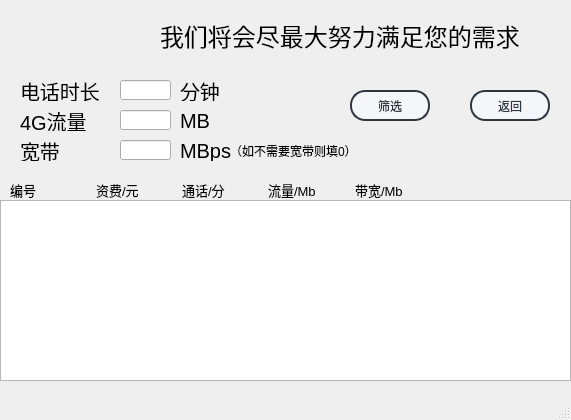
<?xml version="1.0" encoding="UTF-8"?>
<ui version="4.0">
 <class>user_filter</class>
 <widget class="QMainWindow" name="user_filter">
  <property name="geometry">
   <rect>
    <x>0</x>
    <y>0</y>
    <width>571</width>
    <height>420</height>
   </rect>
  </property>
  <property name="windowTitle">
   <string>用户选择的套餐</string>
  </property>
  <widget class="QWidget" name="centralwidget">
   <widget class="QPushButton" name="pushButton_back">
    <property name="geometry">
     <rect>
      <x>470</x>
      <y>90</y>
      <width>80</width>
      <height>31</height>
     </rect>
    </property>
    <property name="styleSheet">
     <string notr="true">QPushButton{
	font: 10pt &quot;微软雅黑&quot;;
    color: #2f3640;
    background-color: #f5f6fa;
    border-color: #2f3640;
    border-radius: 15px;
    border-style: solid;
    border-width: 2px;
    padding: 5px;
}

/**鼠标停留在按钮上的样式**/
QPushButton::hover{	
    color: #FFFFFF;
    background-color: #718093;
    border-color: #2f3640;
}

/**鼠标按压下去的样式**/
QPushButton::pressed,QPushButton::checked{
    color: #FFFFFF;
    background-color: qlineargradient(spread:pad, x1:0, y1:0, x2:0, y2:1, stop:0 #273c75, stop:1 #487eb0);
}</string>
    </property>
    <property name="text">
     <string>返回</string>
    </property>
   </widget>
   <widget class="QLineEdit" name="lineEdit_band">
    <property name="geometry">
     <rect>
      <x>120</x>
      <y>140</y>
      <width>51</width>
      <height>20</height>
     </rect>
    </property>
   </widget>
   <widget class="QLabel" name="label_3">
    <property name="geometry">
     <rect>
      <x>20</x>
      <y>80</y>
      <width>91</width>
      <height>21</height>
     </rect>
    </property>
    <property name="font">
     <font>
      <pointsize>15</pointsize>
     </font>
    </property>
    <property name="text">
     <string>电话时长</string>
    </property>
   </widget>
   <widget class="QLabel" name="label_5">
    <property name="geometry">
     <rect>
      <x>20</x>
      <y>140</y>
      <width>81</width>
      <height>21</height>
     </rect>
    </property>
    <property name="font">
     <font>
      <pointsize>15</pointsize>
     </font>
    </property>
    <property name="text">
     <string>宽带</string>
    </property>
   </widget>
   <widget class="QLabel" name="label_4">
    <property name="geometry">
     <rect>
      <x>20</x>
      <y>110</y>
      <width>81</width>
      <height>21</height>
     </rect>
    </property>
    <property name="font">
     <font>
      <pointsize>15</pointsize>
     </font>
    </property>
    <property name="text">
     <string>4G流量</string>
    </property>
   </widget>
   <widget class="QLabel" name="label_7">
    <property name="geometry">
     <rect>
      <x>180</x>
      <y>110</y>
      <width>51</width>
      <height>21</height>
     </rect>
    </property>
    <property name="font">
     <font>
      <pointsize>15</pointsize>
     </font>
    </property>
    <property name="text">
     <string>MB</string>
    </property>
   </widget>
   <widget class="QLineEdit" name="lineEdit_traffic">
    <property name="geometry">
     <rect>
      <x>120</x>
      <y>110</y>
      <width>51</width>
      <height>20</height>
     </rect>
    </property>
   </widget>
   <widget class="QLabel" name="label_8">
    <property name="geometry">
     <rect>
      <x>180</x>
      <y>140</y>
      <width>61</width>
      <height>21</height>
     </rect>
    </property>
    <property name="font">
     <font>
      <pointsize>15</pointsize>
     </font>
    </property>
    <property name="text">
     <string>MBps</string>
    </property>
   </widget>
   <widget class="QLabel" name="label_9">
    <property name="geometry">
     <rect>
      <x>230</x>
      <y>140</y>
      <width>121</width>
      <height>21</height>
     </rect>
    </property>
    <property name="text">
     <string>（如不需要宽带则填0）</string>
    </property>
   </widget>
   <widget class="QLineEdit" name="lineEdit_duration">
    <property name="geometry">
     <rect>
      <x>120</x>
      <y>80</y>
      <width>51</width>
      <height>20</height>
     </rect>
    </property>
   </widget>
   <widget class="QLabel" name="label_6">
    <property name="geometry">
     <rect>
      <x>180</x>
      <y>80</y>
      <width>51</width>
      <height>21</height>
     </rect>
    </property>
    <property name="font">
     <font>
      <pointsize>15</pointsize>
     </font>
    </property>
    <property name="text">
     <string>分钟</string>
    </property>
   </widget>
   <widget class="QPushButton" name="pushButton_confirm">
    <property name="geometry">
     <rect>
      <x>350</x>
      <y>90</y>
      <width>80</width>
      <height>31</height>
     </rect>
    </property>
    <property name="styleSheet">
     <string notr="true">QPushButton{
	font: 10pt &quot;微软雅黑&quot;;
    color: #2f3640;
    background-color: #f5f6fa;
    border-color: #2f3640;
    border-radius: 15px;
    border-style: solid;
    border-width: 2px;
    padding: 5px;
}

/**鼠标停留在按钮上的样式**/
QPushButton::hover{	
    color: #FFFFFF;
    background-color: #718093;
    border-color: #2f3640;
}

/**鼠标按压下去的样式**/
QPushButton::pressed,QPushButton::checked{
    color: #FFFFFF;
    background-color: qlineargradient(spread:pad, x1:0, y1:0, x2:0, y2:1, stop:0 #273c75, stop:1 #487eb0);
}</string>
    </property>
    <property name="text">
     <string>筛选</string>
    </property>
   </widget>
   <widget class="QListWidget" name="listWidget">
    <property name="geometry">
     <rect>
      <x>0</x>
      <y>200</y>
      <width>571</width>
      <height>181</height>
     </rect>
    </property>
    <property name="styleSheet">
     <string notr="true">border-image: url(:/user_fliter2.png);</string>
    </property>
   </widget>
   <widget class="QLabel" name="label">
    <property name="geometry">
     <rect>
      <x>-10</x>
      <y>-10</y>
      <width>171</width>
      <height>91</height>
     </rect>
    </property>
    <property name="styleSheet">
     <string notr="true">border-image: url(:/logo_trans.png);
</string>
    </property>
    <property name="text">
     <string/>
    </property>
   </widget>
   <widget class="QLabel" name="label_2">
    <property name="geometry">
     <rect>
      <x>0</x>
      <y>0</y>
      <width>571</width>
      <height>211</height>
     </rect>
    </property>
    <property name="styleSheet">
     <string notr="true">border-image: url(:/user_fliter1.png);</string>
    </property>
    <property name="text">
     <string/>
    </property>
   </widget>
   <widget class="QLabel" name="label_10">
    <property name="geometry">
     <rect>
      <x>160</x>
      <y>10</y>
      <width>461</width>
      <height>51</height>
     </rect>
    </property>
    <property name="font">
     <font>
      <pointsize>18</pointsize>
     </font>
    </property>
    <property name="text">
     <string>我们将会尽最大努力满足您的需求</string>
    </property>
   </widget>
   <widget class="QLabel" name="label_11">
    <property name="geometry">
     <rect>
      <x>10</x>
      <y>180</y>
      <width>51</width>
      <height>20</height>
     </rect>
    </property>
    <property name="font">
     <font>
      <pointsize>10</pointsize>
     </font>
    </property>
    <property name="styleSheet">
     <string notr="true"/>
    </property>
    <property name="text">
     <string>编号</string>
    </property>
   </widget>
   <widget class="QLabel" name="label_14">
    <property name="geometry">
     <rect>
      <x>268</x>
      <y>180</y>
      <width>61</width>
      <height>20</height>
     </rect>
    </property>
    <property name="font">
     <font>
      <pointsize>10</pointsize>
     </font>
    </property>
    <property name="styleSheet">
     <string notr="true"/>
    </property>
    <property name="text">
     <string>流量/Mb</string>
    </property>
   </widget>
   <widget class="QLabel" name="label_12">
    <property name="geometry">
     <rect>
      <x>355</x>
      <y>180</y>
      <width>61</width>
      <height>20</height>
     </rect>
    </property>
    <property name="font">
     <font>
      <pointsize>10</pointsize>
     </font>
    </property>
    <property name="styleSheet">
     <string notr="true"/>
    </property>
    <property name="text">
     <string>带宽/Mb</string>
    </property>
   </widget>
   <widget class="QLabel" name="label_13">
    <property name="geometry">
     <rect>
      <x>96</x>
      <y>180</y>
      <width>61</width>
      <height>20</height>
     </rect>
    </property>
    <property name="font">
     <font>
      <pointsize>10</pointsize>
     </font>
    </property>
    <property name="styleSheet">
     <string notr="true"/>
    </property>
    <property name="text">
     <string>资费/元</string>
    </property>
   </widget>
   <widget class="QLabel" name="label_15">
    <property name="geometry">
     <rect>
      <x>182</x>
      <y>180</y>
      <width>61</width>
      <height>20</height>
     </rect>
    </property>
    <property name="font">
     <font>
      <pointsize>10</pointsize>
     </font>
    </property>
    <property name="styleSheet">
     <string notr="true"/>
    </property>
    <property name="text">
     <string>通话/分</string>
    </property>
   </widget>
   <zorder>label_2</zorder>
   <zorder>pushButton_back</zorder>
   <zorder>lineEdit_band</zorder>
   <zorder>label_3</zorder>
   <zorder>label_5</zorder>
   <zorder>label_4</zorder>
   <zorder>label_7</zorder>
   <zorder>lineEdit_traffic</zorder>
   <zorder>label_8</zorder>
   <zorder>label_9</zorder>
   <zorder>lineEdit_duration</zorder>
   <zorder>label_6</zorder>
   <zorder>pushButton_confirm</zorder>
   <zorder>listWidget</zorder>
   <zorder>label</zorder>
   <zorder>label_10</zorder>
   <zorder>label_11</zorder>
   <zorder>label_14</zorder>
   <zorder>label_12</zorder>
   <zorder>label_13</zorder>
   <zorder>label_15</zorder>
  </widget>
  <widget class="QMenuBar" name="menubar">
   <property name="geometry">
    <rect>
     <x>0</x>
     <y>0</y>
     <width>571</width>
     <height>17</height>
    </rect>
   </property>
  </widget>
  <widget class="QStatusBar" name="statusbar"/>
 </widget>
 <resources/>
 <connections/>
</ui>
